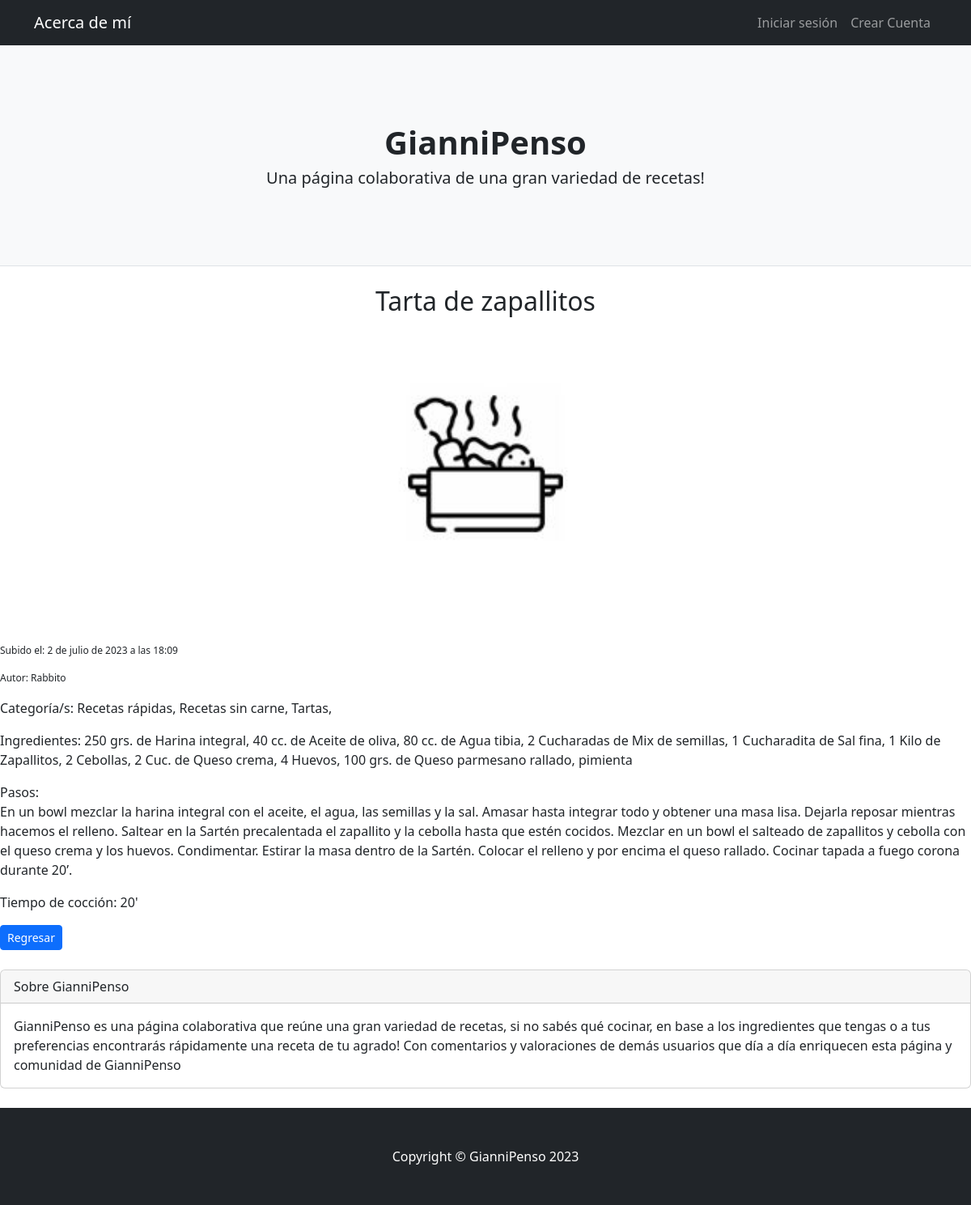
The page /AppRecetas/recetas-detalle/6/ on the database its author committed.
### AppRecetas/models.py (models this page shows, shortened)
class Recetas(models.Model):
    titulo = models.CharField(max_length=40)
    subtitulo = models.CharField(max_length=1000, null= True, default="")
    ingredientes = models.CharField(max_length=1000)
    pasos = models.CharField(max_length=1000)
    tiempo_de_coccion = models.IntegerField()
    fecha_hora_de_subida = models.DateTimeField(default=datetime.datetime.now)
    categoria = models.ManyToManyField(Categoría, related_name='recetas')
    imagen = models.ImageField(upload_to ='imagenes', null=True, blank=True, default='imagenes/default.png')
    autor = models.ForeignKey(User, on_delete=models.CASCADE)

class Categoría(models.Model):
    nombre = models.CharField(max_length=20)
    descripcion = models.CharField(max_length=100)

### AppRecetas/class_views.py (the view)
# urls.py: path('recetas-detalle/<pk>/', class_views.RecetaDetailView.as_view(), name="Detalle"),
class RecetaDetailView (DetailView):
    model = Recetas
    template_name = "AppRecetas/recetas_detalle.html"
    context_object_name = 'receta'

### AppRecetas/templates/AppRecetas/recetas_detalle.html (shortened to what this page needs)
{% extends 'AppRecetas/base.html' %}
{% load static %}
{% block main %}
        <h2 class="text-center">{{receta.titulo}}</h2>
        <div class="text-center">
        <a href="#!"><img class="card-img-top mx-auto" src="{{receta.imagen.url}}" alt="..." style="width: 50%; height: auto;"/></a>
        </div>
        <br>
        <br>
        <p style="font-size: 12px;">Subido el: {{receta.fecha_hora_de_subida}}</p>
        <p style="font-size: 12px;">Autor: {{receta.autor}}</p>
        <p>Categoría/s:
            {% for categoria in receta.categoria.all %}
            {{categoria.nombre}},
        {% endfor %}</p>
        <p>Ingredientes: {{receta.ingredientes}}</p>
        <p>Pasos:
            <br>
        {{receta.pasos}}</p>
        <p>Tiempo de cocción: {{receta.tiempo_de_coccion}}'</p>
            <div class="row">
                <div class="col-md-12">
                    <div class="d-flex justify-content-start">
                        <a class="btn btn-primary btn-sm " href="{%url 'Recetas'%}">Regresar</a></p>
                    </div>
                </div>
            </div>
        <br>
{% endblock main %}

### rows shown on the page
Recetas: titulo "Tarta de zapallitos", imagen (placeholder picture), fecha_hora_de_subida "2 de julio de 2023 a las 18:09", autor "Rabbito", ingredientes "250 grs. de Harina integral, 40 cc. de Aceite de oliva, 80 cc. de Agua tibia, 2 Cucharadas de Mix de semillas, 1 Cucharadita de Sal fina, 1 Kilo de Zapallitos, 2 Cebollas, 2 Cuc. de Queso crema, 4 Huevos, 100 grs. de Queso parmesano rallado, pimienta", pasos "En un bowl mezclar la harina integral con el aceite, el agua, las semillas y la sal. Amasar hasta integrar todo y obtener una masa lisa. Dejarla reposar mientras hacemos el relleno. Saltear en la Sartén precalentada el zapallito y la cebolla hasta que estén cocidos. Mezclar en un bowl el salteado de zapallitos y cebolla con el queso crema y los huevos. Condimentar. Estirar la masa dentro de la Sartén. Colocar el relleno y por encima el queso rallado. Cocinar tapada a fuego corona durante 20’.", tiempo_de_coccion "20"
Categoría: nombre "Recetas rápidas"
Categoría: nombre "Recetas sin carne"
Categoría: nombre "Tartas"
